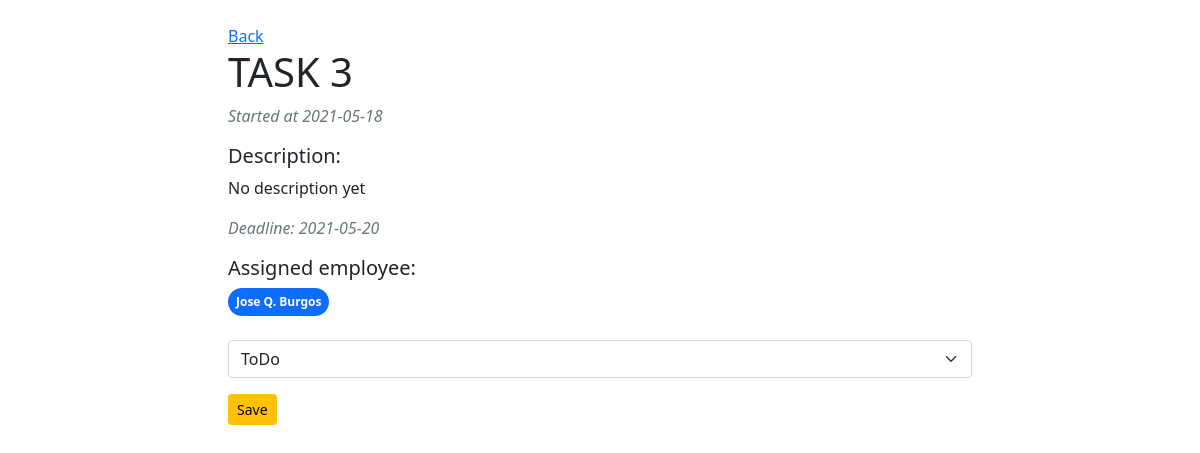
Screenshot of /employee/tasks/view.php?pid=22 (signed in) with the database file from the repository.
### tables this page shows
CREATE TABLE `emp_task` (
  `e_id` char(7) NOT NULL,
  `tnum` int(11) NOT NULL,
  `STATUS` varchar(10) DEFAULT NULL
);

CREATE TABLE `task` (
  `tnumber` int(11) NOT NULL,
  `title` varchar(32) NOT NULL,
  `description` text DEFAULT NULL,
  `date_start` date NOT NULL,
  `deadline` date DEFAULT NULL,
  `pnum` int(11) NOT NULL
);

### employee/tasks/view.php (the view, shortened to what this page needs)
<?php
require_once '../../config/db.php';
$id = $_GET['pid'];
$stmt = $pdo->prepare("SELECT tnumber,emp_id as assigned_id, CONCAT(fname,' ',mi,'. ',lname ) as
                    assigned,emp_task.STATUS,title,description,date_start,deadline,task.pnum as pnum FROM task JOIN
                    emp_task ON tnum = tnumber JOIN employee ON e_id = emp_id WHERE tnumber = :id");
$stmt->bindValue(":id", $id);
$stmt->execute();
$data = $stmt->fetch(PDO::FETCH_ASSOC);
?>
<?php include_once '../../components/base/top.php';?>
<div class="container">
    <div class="col-8 mx-auto mt-4">
        <a href="view_all.php?uid=<?php echo $_SESSION['user_id'] . "&dept=". $_SESSION['dept'];?>">Back</a>
        <h1><?php echo $data['title'];?></h1>
        <p class="text-muted"><i>Started at <?php echo $data['date_start'];?></i></p>
        <h5>Description:</h5>
        <p><?php echo $data['description'] ? $data['description'] : "No description yet";?></p>
        <p class="text-muted"><i>Deadline: <?php echo $data['deadline'];?></i></p>
        <h5>Assigned employee:</h5>
        <?php if ($data['assigned']):?>
            <div class="d-flex flex-wrap">
                <span class="me-3 p-2 badge rounded-pill bg-primary"><?php echo $data['assigned'];?></span>
            </div>
        <?php else: ?>
            <p>No assigned employee yet</p>
        <?php endif;?>
        <div class="mt-4 mb-4">
            <form action="" method="post">
            <div class="mb-3">
                <select class="form-select" name="status">
                    <option selected value="<?php echo $data['STATUS']?>"><?php echo $data['STATUS']?></option>
                </select>
            </div>
            <input type="submit" class="btn btn-sm btn-warning" value="Save">
            </form>
        </div>
    </div>
</div>
<?php include_once '../../components/base/bottom.php';?>

### public/style.css (style rules this page uses)
body { padding: 0; margin: 0; overflow-x: hidden; }

### rows the page displays
emp_task: tnum.title "TASK 3", tnum.date_start "2021-05-18", tnum.deadline "2021-05-20", status "ToDo"

### other values shown
$data['assigned'] "Jose Q. Burgos"
